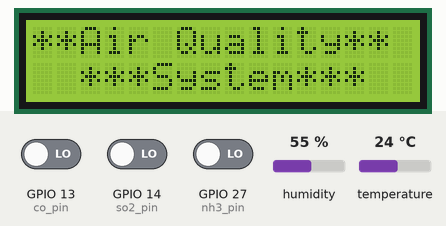
The sketch below on a simulated ESP32. On the bench: 16×2 character LCD. Inputs (shaded band) come from the test bench; at power-on: GPIO 13 (co_pin) LOW, GPIO 14 (so2_pin) LOW, GPIO 27 (nh3_pin) LOW, humidity 55 %, temperature 24 °C. WiFi joins after 1.5 s; servers stay silent unless stated; what the sketch prints to the serial monitor is not drawn.

Above: at 4.3 s.
4.4 s: GPIO 13 (co_pin) driven HIGH
At 7.1 s:
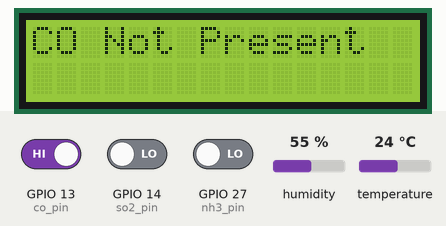
14.4 s: GPIO 14 (so2_pin) driven HIGH
At 23.7 s:
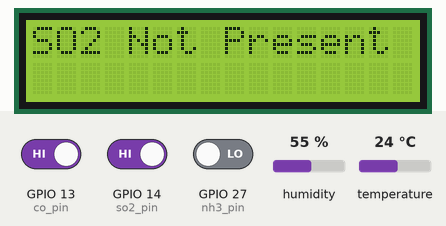
28.4 s: GPIO 27 (nh3_pin) driven HIGH
At 33.0 s:
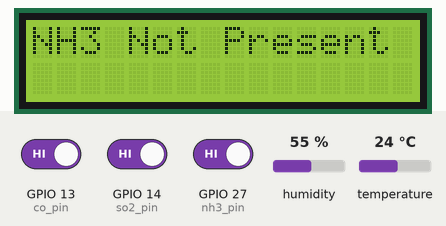
38.4 s: GPIO 13 (co_pin) driven LOW
At 43.4 s:
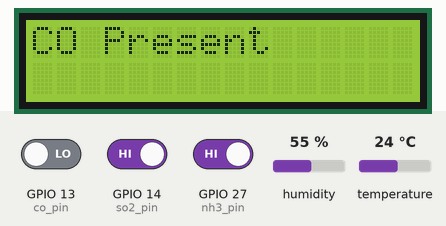
48.4 s: humidity set to 22 %
At 52.8 s:
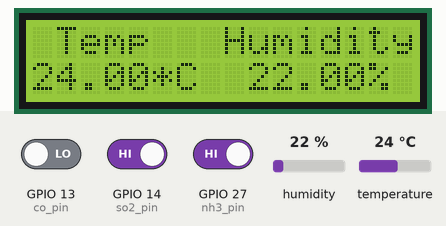
58.4 s: temperature set to 12 °C
At 65.3 s:
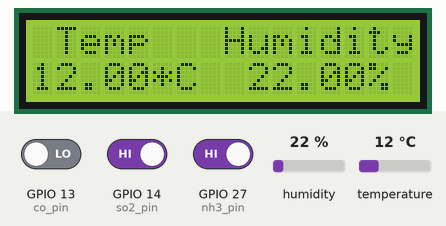
Timing chart, 0 to 66.8 s (numbered marks = the images above; inputs shaded):
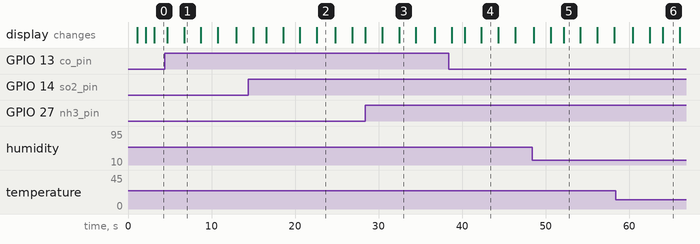

Measured:
- after the input at 4.4 s, the display: first differs from a run without the input after 2.3 s (image 1)
- after the input at 14.4 s, the display: first differs from a run without the input after 8.2 s (image 2)
- after the input at 28.4 s, the display: first differs from a run without the input after 4.1 s (image 3)
- after the input at 38.4 s, the display: first differs from a run without the input after 3.9 s (image 4)
- what the display in image 1 shows lasts 2.0 s, from 6.7 s to 8.7 s
- what the display in image 2 shows lasts 2.2 s, from 22.6 s to 24.8 s

The sketch:

air_dht.ino
```cpp
#include <DHT.h>
#include <WiFi.h>
#include <LiquidCrystal_I2C.h>
#define DHTTYPE DHT11
#define DHTPIN 15
LiquidCrystal_I2C LCD1(0x27,16,2);
DHT dht(DHTPIN, DHTTYPE);
String apiKey = "xxxxxxxxxxx"; // Enter your Write API key from ThingSpeak
const char* ssid = "Jasmine";
const char* password = "123456";
const char* server = "api.thingspeak.com";
float h,t,f;
int co,nh3,so2;
float ico,inh3,iso2;
const int co_pin = 13;
const int nh3_pin = 27;
const int so2_pin = 14;

WiFiClient client;

void setup()
{
  Serial.begin(115200);
  Serial.println("Connecting To ");
  Serial.println(ssid);
  dht.begin();
  LCD1.init();
  LCD1.backlight();
  LCD1.clear();

  //connect to your local wi-fi network
  WiFi.begin(ssid, password);
  LCD1.setCursor(0,0);
  LCD1.print("Connecting->WiFi");
  LCD1.setCursor(0,1);
  //check wi-fi is connected to wi-fi network
  while (WiFi.status() != WL_CONNECTED) {
    delay(1000);
    Serial.print(".");
    LCD1.print(".");
  }
  Serial.println("");
  Serial.println("WiFi connected..!");
  Serial.print("Got IP: ");
  Serial.println(WiFi.localIP());
  LCD1.clear();
  LCD1.setCursor(0,0);
  LCD1.print("WiFi Connected");
  pinMode(co_pin,INPUT);pinMode(so2_pin,INPUT);pinMode(nh3_pin,INPUT);
  delay(1000);

}

void loop()
{
  Serial.println("**********Air Quality System**********");
  LCD1.clear();
  LCD1.setCursor(0,0);  LCD1.print("**Air Quality**");
  LCD1.setCursor(0,1);  LCD1.print("  ***System***");
  delay(1500);
  if (isnan(h) || isnan(t) || isnan(f))
  {
    Serial.println(F("Failed to read from DHT sensor!"));
    return;
  }
  float h = dht.readHumidity();
  float t = dht.readTemperature();
  Serial.print("Humidity=");Serial.print(h);Serial.println("%");
  Serial.print("Temperature=");Serial.print(t);Serial.println("°C");
  LCD1.clear();
  LCD1.setCursor(0,0);  LCD1.print(" Temp   Humidity");
  LCD1.setCursor(0,1);  LCD1.print(t);LCD1.print("*C  ");LCD1.print(h);LCD1.print("%");
  delay(2000);
  co = digitalRead(co_pin);
  if(co==HIGH)
 {
  Serial.println("CO Gas not present");
  LCD1.clear();  LCD1.setCursor(0,0);  LCD1.print("CO Not Present");
  ico=0;
 }
 else
 {
  Serial.println("CO Gas Is Present");
  LCD1.clear();  LCD1.setCursor(0,0);  LCD1.print("CO Present");
  ico=1;
 }
 delay(2000);
 nh3 = digitalRead(nh3_pin);
  if(nh3==HIGH)
 {
  Serial.println("NH3 Gas not present");
  LCD1.clear();  LCD1.setCursor(0,0);  LCD1.print("NH3 Not Present");
  inh3=0;
 }
 else
 {
  Serial.println("NH3 Gas Is Present");
  LCD1.clear();  LCD1.setCursor(0,0);  LCD1.print("NH3 Present");
  inh3=1;
 }
 delay(2000);
 so2 = digitalRead(so2_pin);
  if(so2==HIGH)
 {
  Serial.println("SO2 Gas not present");
  LCD1.clear();  LCD1.setCursor(0,0);  LCD1.print("SO2 Not Present");
  iso2=0;
 }
 else
 {
  Serial.println("SO2 Gas Is Present");
  LCD1.clear();  LCD1.setCursor(0,0);  LCD1.print("SO2 Present");
  iso2=1;
 }
delay(2000);
  if (client.connect(server, 80)) // "184.106.153.149" or api.thingspeak.com
  {
    String postStr = apiKey;
    postStr += "&field1=";
    postStr += String(h);
    postStr += "&field2=";
    postStr += String(t);
    postStr += "&field3=";
    postStr += String(ico);
    postStr += "&field4=";
    postStr += String(inh3);
    postStr += "&field5=";
    postStr += String(iso2);
    postStr += "\r\n";

    client.print("POST /update HTTP/1.1\n");
    client.print("Host: api.thingspeak.com\n");
    client.print("Connection: close\n");
    client.print("X-THINGSPEAKAPIKEY: " + apiKey + "\n");
    client.print("Content-Type: application/x-www-form-urlencoded\n");
    client.print("Content-Length: ");
    client.print(postStr.length());
    client.print("\n\n");
    client.print(postStr);

    Serial.println("Data Send to Thingspeak");
    LCD1.clear();
    LCD1.setCursor(0,0);  LCD1.print("DATA UPLOADED");
    LCD1.setCursor(0,1);  LCD1.print("TO THINGSPEAK");
    delay(2000);
  }
  client.stop();
  Serial.println("******************************************");
}
```
